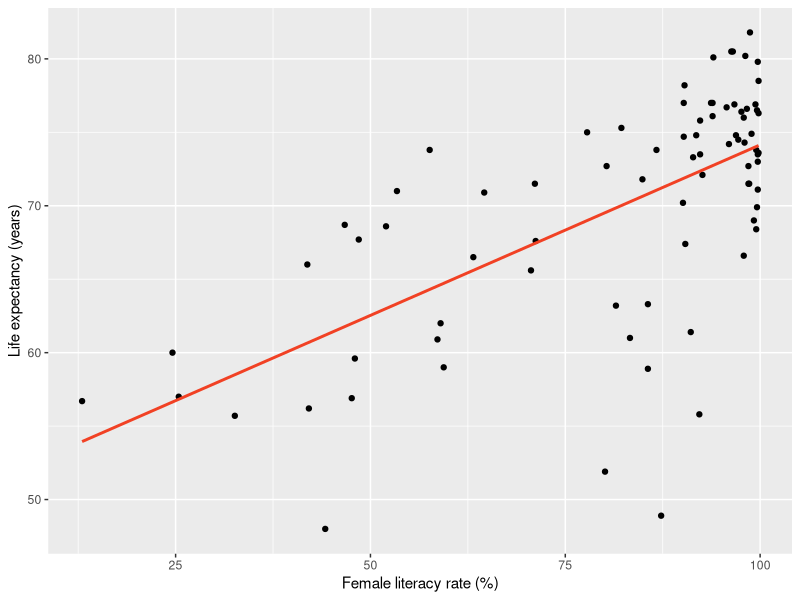
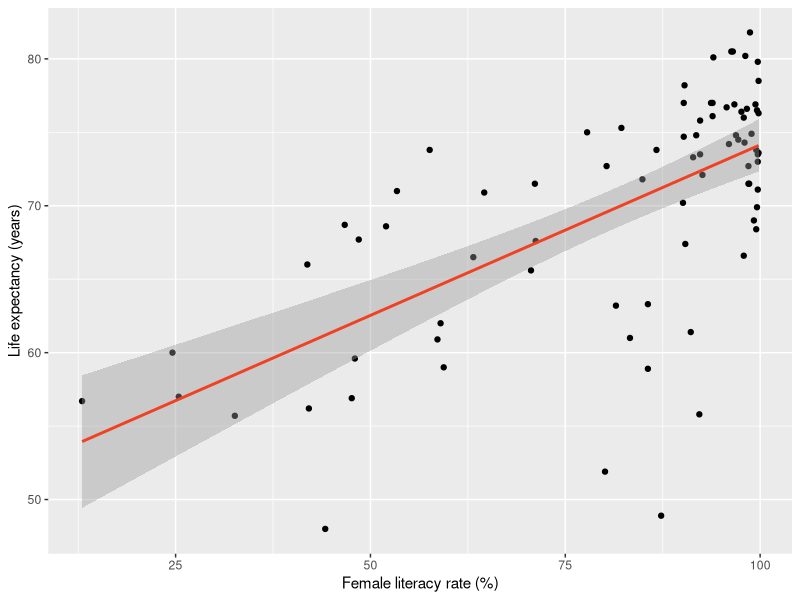

Write the R code that produced these figures, in order.
## ---- chunk 1
#| include: false
#| message: false
#| warning: false

library(readxl)
library(here)
library(tidyverse)

gapm1 <- read_excel(here("data/Gapminder_vars_2011.xlsx"), na = "NA") 
gapm <- gapm1 %>% drop_na(LifeExpectancyYrs, FemaleLiteracyRate)
## ---- chunk 2
#| warning: false
#| code-line-numbers: "4"

ggplot(gapm, aes(x = FemaleLiteracyRate,
                 y = LifeExpectancyYrs)) +
  geom_point() +
  geom_smooth(method = "lm", se = FALSE, colour="#F14124") + # <1>
  labs(x = "Female literacy rate (%)", 
       y = "Life expectancy (years)")

## ---- chunk 3
#| warning: false
#| code-line-numbers: "4"

ggplot(gapm, aes(x = FemaleLiteracyRate,
                 y = LifeExpectancyYrs)) +
  geom_point() +
  geom_smooth(method = "lm", se = TRUE, colour="#F14124") + # <1>
  labs(x = "Female literacy rate (%)", 
       y = "Life expectancy (years)")

